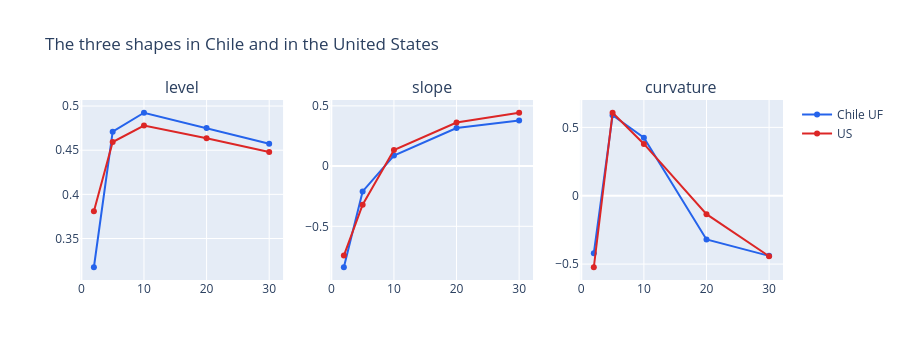

The code cell stored with this chart in its notebook:
### Markdown cell above
A two-standard-deviation level movement raises the whole curve by between 17 and 25 basis points in one week
(somewhat more between 2 and 10 years than at the long end). The slope moves the short and long ends in opposite
directions, and the curvature bends the 5-year segment against the ends. A bond portfolio can be evaluated against
these three scenarios instead of against five separate rates.

### 5.2 Chile versus the United States

Are the three shapes a law of fixed income or something Chilean? We repeat exactly the same process (weekly,
changes in basis points, standardized, 2008 to 2021, maturities from 2 to 30 years) with the US Treasury curve,
published by the Department of the Treasury.

### Code cell
def curva_tesoro(desde=2008, hasta=2021):
    partes = []
    for anio in range(desde, hasta + 1):
        archivo = f"tesoro_{anio}.csv"
        if not os.path.exists(archivo):
            url = ("https://home.treasury.gov/resource-center/data-chart-center/interest-rates/daily-treasury-rates.csv/"
                   f"{anio}/all?type=daily_treasury_yield_curve&field_tdr_date_value={anio}&page&_format=csv")
            with open(archivo, "wb") as f:
                f.write(urllib.request.urlopen(urllib.request.Request(url, headers={"User-Agent": "Mozilla/5.0"}), timeout=60).read())
        partes.append(pd.read_csv(archivo))
    t = pd.concat(partes)
    t["Date"] = pd.to_datetime(t["Date"], format="%m/%d/%Y")
    return t.set_index("Date").sort_index()[["2 Yr", "5 Yr", "10 Yr", "20 Yr", "30 Yr"]]

tesoro = curva_tesoro()
sem_us = tesoro.resample("W-FRI").last().loc["2008-01-01":"2021-12-31"].dropna()
cambios_us = (sem_us.diff() * 100)[sem_us.index.to_series().diff().dt.days == 7].dropna()
pca_us = PCA().fit(StandardScaler().fit_transform(cambios_us))
s_us = np.sign([pca_us.components_[0].sum(), pca_us.components_[1][-1], pca_us.components_[2][1]])
W_us = pca_us.components_[:3] * s_us[:, None]

print("Weeks:", len(cambios_us))
print(pd.DataFrame({"Chile UF": var_exp[:5], "US": pca_us.explained_variance_ratio_[:5]}, index=[f"PC{j}" for j in range(1, 6)]).round(3).T)
print("\nWeekly standard deviation (bp):")
print(pd.DataFrame({"Chile UF": cambios.std().values, "US": cambios_us.std().values}, index=ANIOS).round(1).T)

fig = make_subplots(rows=1, cols=3, subplot_titles=NOMBRES)
for j in range(3):
    fig.add_scatter(x=ANIOS, y=W[j], mode="lines+markers", name="Chile UF", line=dict(color="#2563eb"), showlegend=j == 0, row=1, col=j + 1)
    fig.add_scatter(x=ANIOS, y=W_us[j], mode="lines+markers", name="US", line=dict(color="#dc2626"), showlegend=j == 0, row=1, col=j + 1)
fig.update_layout(height=360, title="The three shapes in Chile and in the United States")
fig.show()

### Figure 1 — Plotly figure (JSON) as saved in the notebook; plotly's stock layout.template omitted (floating-point values rounded to 4 significant figures)
{"data": [{"line": {"color": "#2563eb"}, "mode": "lines+markers", "name": "Chile UF", "showlegend": true, "type": "scatter", "x": [2, 5, 10, 20, 30], "xaxis": "x", "y": [0.3175, 0.471, 0.4924, 0.475, 0.4574], "yaxis": "y"}, {"line": {"color": "#dc2626"}, "mode": "lines+markers", "name": "US", "showlegend": true, "type": "scatter", "x": [2, 5, 10, 20, 30], "xaxis": "x", "y": [0.3809, 0.4593, 0.4779, 0.4635, 0.4481], "yaxis": "y"}, {"line": {"color": "#2563eb"}, "mode": "lines+markers", "name": "Chile UF", "showlegend": false, "type": "scatter", "x": [2, 5, 10, 20, 30], "xaxis": "x2", "y": [-0.8401, -0.2102, 0.08695, 0.316, 0.3777], "yaxis": "y2"}, {"line": {"color": "#dc2626"}, "mode": "lines+markers", "name": "US", "showlegend": false, "type": "scatter", "x": [2, 5, 10, 20, 30], "xaxis": "x2", "y": [-0.7431, -0.3203, 0.1338, 0.3619, 0.443], "yaxis": "y2"}, {"line": {"color": "#2563eb"}, "mode": "lines+markers", "name": "Chile UF", "showlegend": false, "type": "scatter", "x": [2, 5, 10, 20, 30], "xaxis": "x3", "y": [-0.4212, 0.5887, 0.425, -0.3194, -0.4398], "yaxis": "y3"}, {"line": {"color": "#dc2626"}, "mode": "lines+markers", "name": "US", "showlegend": false, "type": "scatter", "x": [2, 5, 10, 20, 30], "xaxis": "x3", "y": [-0.523, 0.6072, 0.379, -0.1347, -0.4427], "yaxis": "y3"}], "layout": {"annotations": [{"font": {"size": 16}, "showarrow": false, "text": "level", "x": 0.1444, "xanchor": "center", "xref": "paper", "y": 1.0, "yanchor": "bottom", "yref": "paper"}, {"font": {"size": 16}, "showarrow": false, "text": "slope", "x": 0.5, "xanchor": "center", "xref": "paper", "y": 1.0, "yanchor": "bottom", "yref": "paper"}, {"font": {"size": 16}, "showarrow": false, "text": "curvature", "x": 0.8556, "xanchor": "center", "xref": "paper", "y": 1.0, "yanchor": "bottom", "yref": "paper"}], "height": 360, "title": {"text": "The three shapes in Chile and in the United States"}, "xaxis": {"anchor": "y", "domain": [0.0, 0.2889]}, "xaxis2": {"anchor": "y2", "domain": [0.3556, 0.6444]}, "xaxis3": {"anchor": "y3", "domain": [0.7111, 1.0]}, "yaxis": {"anchor": "x", "domain": [0.0, 1.0]}, "yaxis2": {"anchor": "x2", "domain": [0.0, 1.0]}, "yaxis3": {"anchor": "x3", "domain": [0.0, 1.0]}}}
